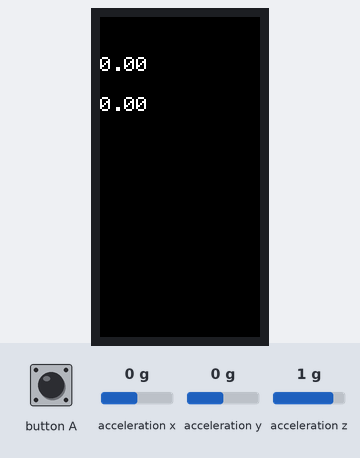
Bench run of a sketch on a simulated ESP32. Shown: 80×160 colour display. The test bench sets the inputs (shaded band); at power-on: acceleration z 1 g, acceleration x 0 g, acceleration y 0 g. WiFi joins after 1.5 s; servers stay silent unless stated; what the sketch prints to the serial monitor is not drawn.

Above: at 2.8 s.
2.9 s: acceleration z set to 0 g
At 3.3 s:
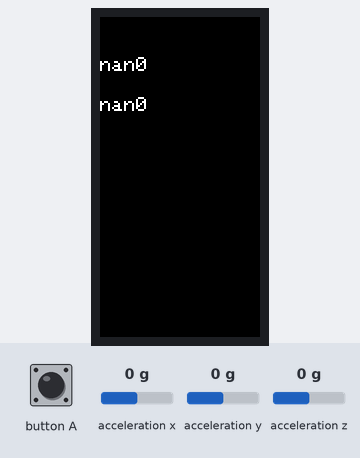
4.5 s: acceleration x set to -1.4 g
At 5.8 s:
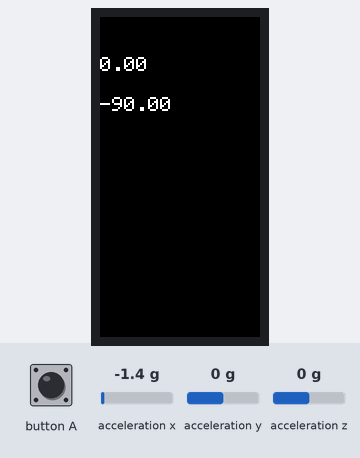
6.1 s: acceleration y set to -1.4 g
At 6.6 s:
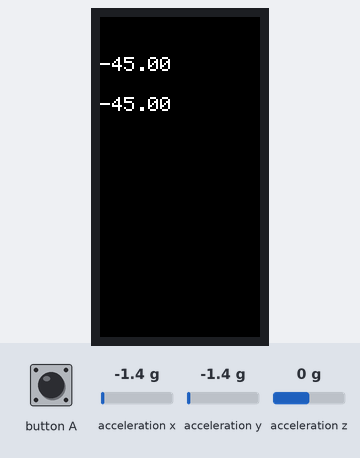
7.8 s: acceleration x set to -0.8 g
At 8.4 s:
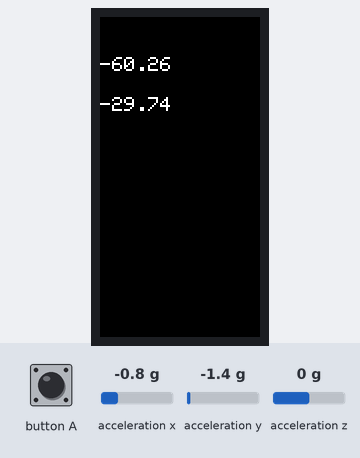
Timing chart, 0 to 10.4 s (numbered marks = the images above; inputs shaded):
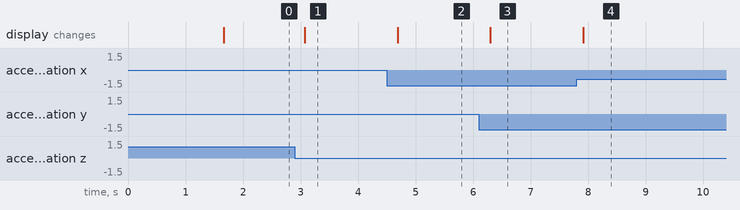

Measured:
- after the input at 2.9 s, the display: changes after 0.18 s (image 1)
- after the input at 4.5 s, the display: changes after 0.19 s (image 2)
- after the input at 6.1 s, the display: changes after 0.20 s (image 3)
- after the input at 7.8 s, the display: changes after 0.12 s (image 4)

The sketch:

client.ino
```cpp
#include <M5StickC.h>
#include <math.h>
#include <WiFi.h>
#include <WiFiUdp.h>
#define PITCH_LIMIT 28
#define ROLL_LIMIT 28
const char * ssid = "";
const char * pwd = "";
const char * udpAddress = "192.168.100.6";
const int udpPort = 44444;
#include "AsyncUDP.h"
float accX = 0;
float accY = 0;
float accZ = 0;

WiFiUDP udp;

void setup() {
  Serial.begin(115200);
  pinMode(M5_BUTTON_HOME, INPUT);
  M5.begin();
  M5.Lcd.fillScreen(TFT_BLACK);
  M5.Lcd.setTextSize(1);
  M5.MPU6886.Init();
  WiFi.begin(ssid,pwd);
  while(WiFi.status() != WL_CONNECTED){
    Serial.print(".");
    delay(100);
  }
  Serial.println("");
  Serial.print("Connected to ");
  Serial.println(ssid);
  Serial.print("IP address: ");
  Serial.println(WiFi.localIP());
  //This initializes udp and transfer buffer
}
bool estadoAnterior = false;
void loop() {

    if (digitalRead(M5_BUTTON_HOME)==LOW){
      estadoAnterior = !estadoAnterior;
      Serial.println(estadoAnterior);
      delay(10);
    }

    M5.MPU6886.getAccelData(&accX,&accY,&accZ);
    M5.Lcd.setCursor(0, 20);
    float accelerationX = (float)(((float)accX) * 3.9);
    float accelerationY = (float)(((float)accY) * 3.9);
    float accelerationZ = (float)(((float)accZ) * 3.9);

    byte pressed = keypressed(accelerationX,accelerationY,accelerationZ);
    if(estadoAnterior){
          udp.beginPacket(udpAddress,udpPort);
          udp.print(pressed);
          udp.endPacket();
    }
    delay(200);
}

byte keypressed(float accelerationX,float accelerationY,float accelerationZ){
    float pitch = 180 * atan (accelerationX/sqrt(accelerationY*accelerationY + accelerationZ*accelerationZ))/M_PI;
    float roll = 180 * atan (accelerationY/sqrt(accelerationX*accelerationX + accelerationZ*accelerationZ))/M_PI;
    M5.Lcd.print(roll);
    M5.Lcd.setCursor(0,40);
    M5.Lcd.print(pitch);
    byte pressed = 0;
    if (pitch > PITCH_LIMIT){
      pressed = pressed | 1;
    }
    if (pitch <PITCH_LIMIT*-1){
      pressed = pressed | 2;
    }

    if (roll > ROLL_LIMIT){
      pressed = pressed | 4;
    }
    if (roll <ROLL_LIMIT*-1){
      pressed = pressed | 8;
    }
    return pressed;
}
```
